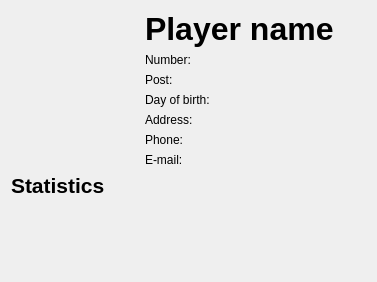
<?xml version="1.0" encoding="UTF-8"?>
<ui version="4.0">
 <class>PlayerDetails</class>
 <widget class="QDialog" name="PlayerDetails">
  <property name="geometry">
   <rect>
    <x>0</x>
    <y>0</y>
    <width>377</width>
    <height>282</height>
   </rect>
  </property>
  <property name="windowTitle">
   <string>Player details</string>
  </property>
  <property name="windowIcon">
   <iconset resource="../resources.qrc">
    <normaloff>:/icons/icons/floco-128.png</normaloff>:/icons/icons/floco-128.png</iconset>
  </property>
  <layout class="QVBoxLayout" name="verticalLayout">
   <item>
    <layout class="QHBoxLayout" name="horizontalLayout">
     <item>
      <widget class="QLabel" name="photo">
       <property name="minimumSize">
        <size>
         <width>128</width>
         <height>0</height>
        </size>
       </property>
       <property name="maximumSize">
        <size>
         <width>128</width>
         <height>16777215</height>
        </size>
       </property>
       <property name="text">
        <string/>
       </property>
       <property name="pixmap">
        <pixmap resource="../resources.qrc">:/icons/icons/player-128.png</pixmap>
       </property>
      </widget>
     </item>
     <item>
      <layout class="QVBoxLayout" name="verticalLayout_3">
       <item>
        <widget class="QLabel" name="txtPlayerName">
         <property name="font">
          <font>
           <pointsize>24</pointsize>
           <weight>75</weight>
           <bold>true</bold>
          </font>
         </property>
         <property name="text">
          <string>Player name</string>
         </property>
        </widget>
       </item>
       <item>
        <widget class="QLabel" name="txtNumber">
         <property name="text">
          <string>Number:</string>
         </property>
        </widget>
       </item>
       <item>
        <widget class="QLabel" name="txtPost">
         <property name="text">
          <string>Post:</string>
         </property>
        </widget>
       </item>
       <item>
        <widget class="QLabel" name="txtBirth">
         <property name="text">
          <string>Day of birth:</string>
         </property>
        </widget>
       </item>
       <item>
        <widget class="QLabel" name="txtAddress">
         <property name="text">
          <string>Address:</string>
         </property>
        </widget>
       </item>
       <item>
        <widget class="QLabel" name="txtPhone">
         <property name="text">
          <string>Phone:</string>
         </property>
        </widget>
       </item>
       <item>
        <widget class="QLabel" name="txtMail">
         <property name="text">
          <string>E-mail:</string>
         </property>
        </widget>
       </item>
      </layout>
     </item>
    </layout>
   </item>
   <item>
    <widget class="QLabel" name="label">
     <property name="font">
      <font>
       <pointsize>16</pointsize>
       <weight>75</weight>
       <bold>true</bold>
      </font>
     </property>
     <property name="text">
      <string>Statistics</string>
     </property>
    </widget>
   </item>
   <item>
    <spacer name="verticalSpacer">
     <property name="orientation">
      <enum>Qt::Vertical</enum>
     </property>
     <property name="sizeHint" stdset="0">
      <size>
       <width>20</width>
       <height>88</height>
      </size>
     </property>
    </spacer>
   </item>
  </layout>
 </widget>
 <resources>
  <include location="../resources.qrc"/>
 </resources>
 <connections/>
</ui>
